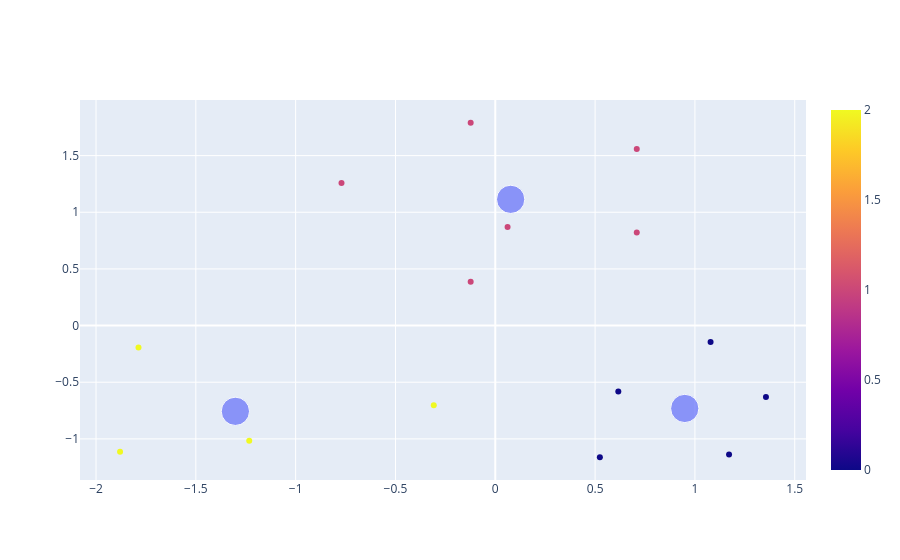

The code cell stored with this chart in its notebook:
### Code cell
grafico1 = px.scatter(x=base_salario[:,0], y=base_salario[:,1], color=rotulos)
grafico2 = px.scatter(x=centroides[:,0], y=centroides[:,1], size=[10, 10, 10])
grafico3 = go.Figure(data=grafico1.data + grafico2.data)
grafico3.show()

### Figure 1 — Plotly figure (JSON) as saved in the notebook; plotly's stock layout.template omitted (floating-point values rounded to 4 significant figures)
{"data": [{"hovertemplate": "x=%{x}<br>y=%{y}<br>color=%{marker.color}<extra></extra>", "legendgroup": "", "marker": {"color": [2, 2, 2, 2, 0, 0, 0, 0, 0, 1, 1, 1, 1, 1, 1], "coloraxis": "coloraxis", "symbol": "circle"}, "mode": "markers", "name": "", "orientation": "v", "showlegend": false, "type": "scatter", "x": [-1.88, -1.233, -1.787, -0.3081, 0.5238, 1.171, 1.356, 0.6163, 1.078, -0.7703, -0.1233, 0.06163, -0.1233, 0.7087, 0.7087], "xaxis": "x", "y": [-1.114, -1.017, -0.1942, -0.7023, -1.162, -1.138, -0.6297, -0.5814, -0.1458, 1.258, 0.3865, 0.8704, 1.79, 0.822, 1.558], "yaxis": "y"}, {"hovertemplate": "x=%{x}<br>y=%{y}<br>size=%{marker.size}<extra></extra>", "legendgroup": "", "marker": {"color": "#636efa", "size": [10, 10, 10], "sizemode": "area", "sizeref": 0.025, "symbol": "circle"}, "mode": "markers", "name": "", "orientation": "v", "showlegend": false, "type": "scatter", "x": [0.9491, 0.07703, -1.302], "xaxis": "x", "y": [-0.7314, 1.114, -0.7568], "yaxis": "y"}], "layout": {}}
